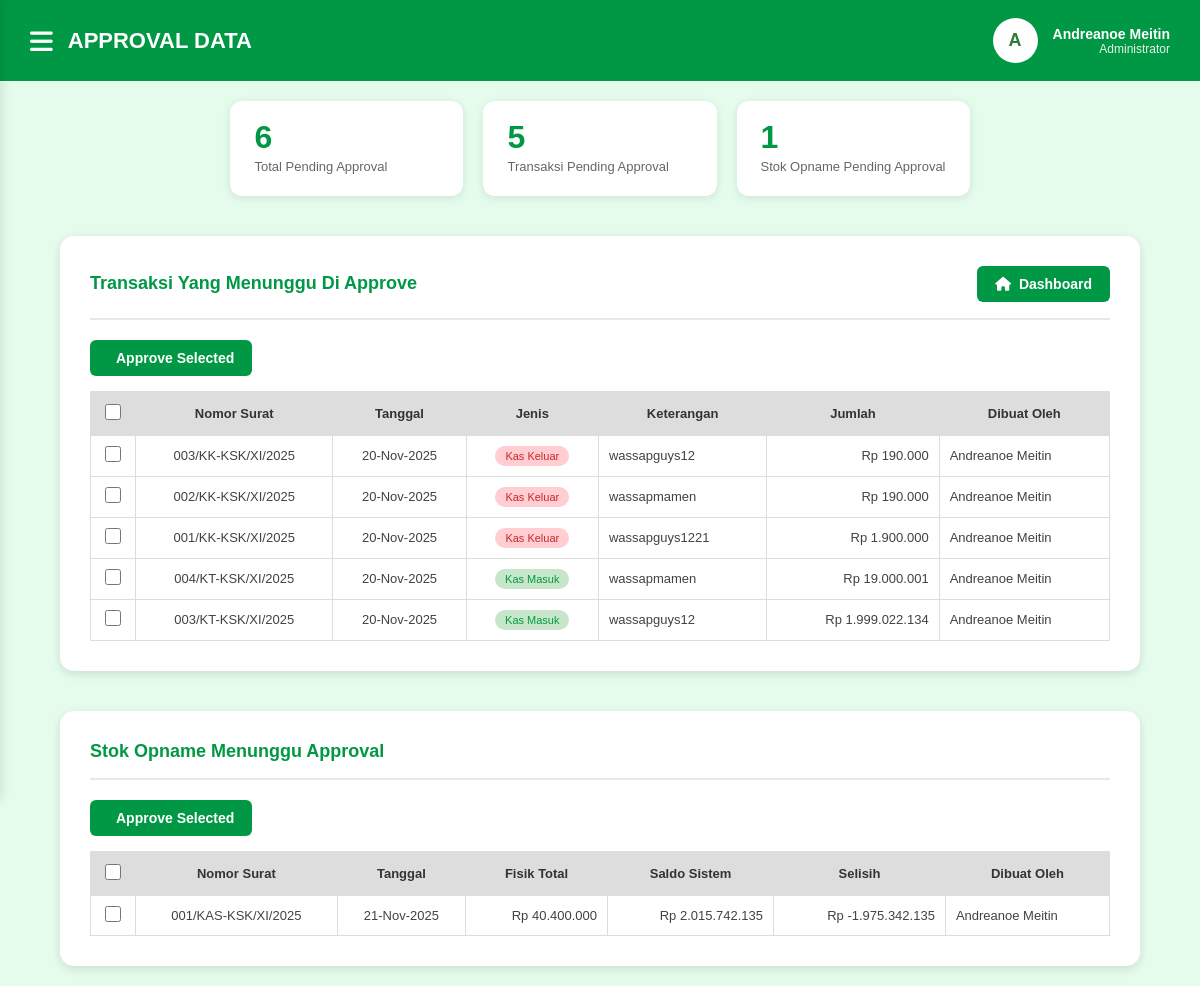
The page /approval.php (signed in) on the database as committed earlier.
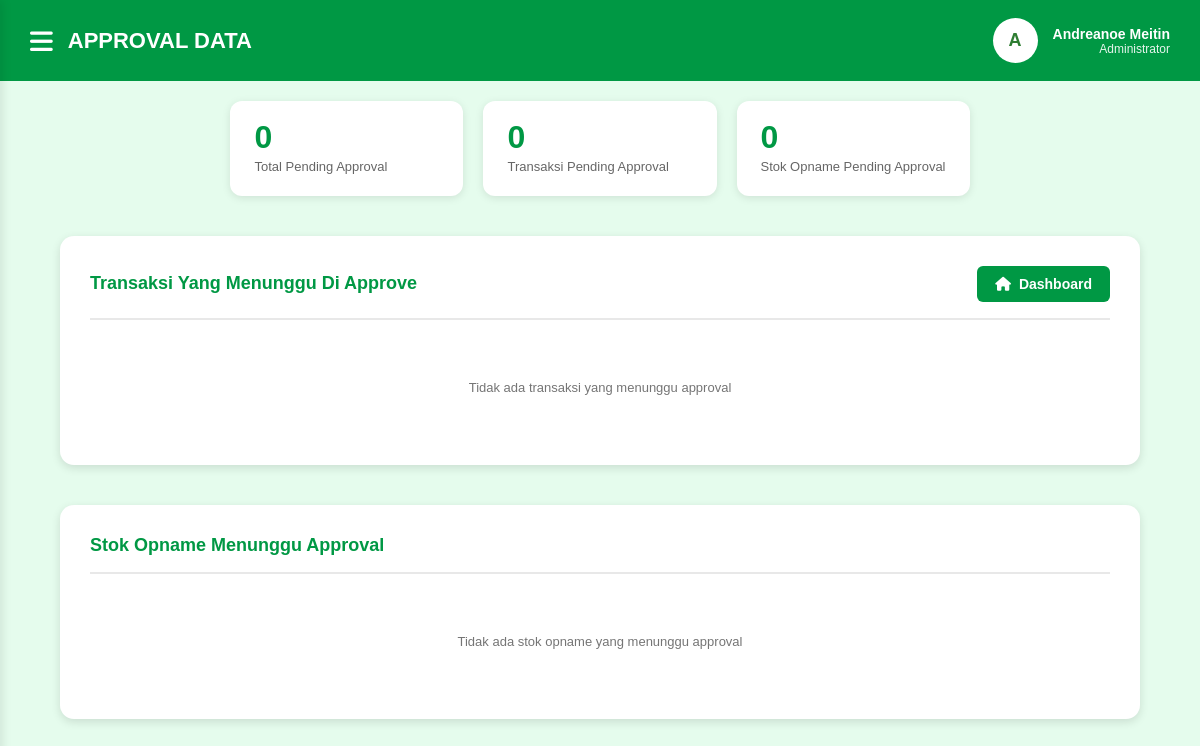
The same page on the database as committed later.
### tables this page shows
CREATE TABLE `transaksi` (
  `id` int(11) NOT NULL,
  `nomor_surat` varchar(50) DEFAULT NULL,
  `user_id` int(11) NOT NULL,
  `username` varchar(50) NOT NULL,
  `jenis_transaksi` enum('kas_terima','kas_keluar') NOT NULL,
  `nominal` decimal(15,2) NOT NULL,
  `keterangan` text DEFAULT NULL,
  `tanggal_transaksi` datetime DEFAULT current_timestamp()
);

CREATE TABLE `users` (
  `id` int(11) NOT NULL,
  `username` varchar(50) NOT NULL,
  `password` varchar(255) NOT NULL,
  `nama_lengkap` varchar(100) NOT NULL,
  `role` enum('Kasir','Administrator') NOT NULL,
  `created_at` timestamp NOT NULL DEFAULT current_timestamp()
);

CREATE TABLE `stok_opname` (
  `id` int(11) NOT NULL,
  `nomor_surat` varchar(50) DEFAULT NULL,
  `user_id` int(11) NOT NULL,
  `username` varchar(50) NOT NULL,
  `subtotal_fisik` decimal(15,2) DEFAULT 0.00,
  `bon_sementara` decimal(15,2) DEFAULT 0.00,
  `uang_rusak` decimal(15,2) DEFAULT 0.00,
  `materai` decimal(15,2) DEFAULT 0.00,
  `lainnya` decimal(15,2) DEFAULT 0.00,
  `keterangan_lainnya` text DEFAULT NULL,
  `fisik_total` decimal(15,2) NOT NULL,
  `saldo_sistem` decimal(15,2) NOT NULL,
  `selisih` decimal(15,2) NOT NULL,
  `tanggal_opname` datetime DEFAULT current_timestamp()
);

### approval.php (the view, shortened to what this page needs)
<?php
require_once 'config/conn_db.php';
$nama_lengkap = $_SESSION['nama_lengkap'];
$role = $_SESSION['role'] ?? 'Administrator';
$pending_transaksi = [];
$pending_stok = [];
$res_transaksi = mysqli_query($conn, "SELECT t.*, u.nama_lengkap as created_by_name FROM transaksi t LEFT JOIN users u ON t.user_id = u.id WHERE t.is_approved = 0 ORDER BY t.tanggal_transaksi DESC");
if ($res_transaksi){
    while ($r = mysqli_fetch_assoc($res_transaksi)){
        $pending_transaksi[] = $r;
    }
}
$res_stok = mysqli_query($conn, "SELECT s.*, u.nama_lengkap as created_by_name FROM stok_opname s LEFT JOIN users u ON s.user_id = u.id WHERE s.is_approved = 0 ORDER BY s.tanggal_opname DESC");
if ($res_stok){
    while ($r = mysqli_fetch_assoc($res_stok)){
        $pending_stok[] = $r;
    }
}
$total_pending = count($pending_transaksi) + count($pending_stok);
?>
<!DOCTYPE html>
<html lang="id">
<head>
    <link rel="stylesheet" href="https://cdnjs.cloudflare.com/ajax/libs/font-awesome/6.4.0/css/all.min.css">
</head>
<body>
    <div class="main-wrapper">
        <div class="header">
            <div class="header-left">
                <i class="fas fa-bars menu-burger" id="menuBurger"></i>
                <h1>APPROVAL DATA</h1>
            </div>
            <div class="user-info">
                <div class="user-avatar"><?php echo strtoupper(substr($nama_lengkap, 0, 1)); ?></div>
                <div class="user-details">
                    <div class="user-name"><?php echo htmlspecialchars($nama_lengkap); ?></div>
                    <div class="user-role"><?php echo htmlspecialchars(ucfirst($role)); ?></div>
                </div>
            </div>
        </div>
        <div class="content-wrapper">
            <div class="stats-container">
                <div class="stat-card">
                    <div class="stat-info">
                        <h3><?php echo $total_pending; ?></h3>
                        <p>Total Pending Approval</p>
                    </div>
                </div>
                <div class="stat-card">
                    <div class="stat-info">
                        <h3><?php echo count($pending_transaksi); ?></h3>
                        <p>Transaksi Pending Approval</p>
                    </div>
                </div>
                <div class="stat-card">
                    <div class="stat-info">
                        <h3><?php echo count($pending_stok); ?></h3>
                        <p>Stok Opname Pending Approval</p>
                    </div>
                </div>
            </div>
            <div class="container">
                <div class="section-header">
                    <h2 class="section-title">Transaksi Yang Menunggu Di Approve</h2>
                    <a href="dashboard.php" class="btn btn-primary">
                        <i class="fas fa-home"></i> Dashboard
                    </a>
                </div>
                <?php if (!empty($pending_transaksi)): ?>
                    <form method="POST" id="formTransaksi">
                        <div style="margin-bottom: 15px;">
                            <button type="submit" name="bulk_approve" class="btn btn-success">
                                <i class=""></i> Approve Selected
                            </button>
                        </div>
                        <div class="table-wrapper">
                            <table>
                                <thead>
                                    <tr>
                                        <th class="checkbox-col">
                                            <input type="checkbox" id="selectAllTransaksi"
                                                   onchange="toggleAll('transaksi', this.checked)">
                                        </th>
                                        <th>Nomor Surat</th>
                                        <th>Tanggal</th>
                                        <th>Jenis</th>
                                        <th>Keterangan</th>
                                        <th>Jumlah</th>
                                        <th>Dibuat Oleh</th>
                                    </tr>
                                </thead>
                                <tbody>
                                    <?php foreach ($pending_transaksi as $row): ?>
                                        <tr>
                                            <td class="checkbox-col">
                                                <input type="checkbox" name="approve_ids[]"
                                                       value="<?php echo $row['id']; ?>"
                                                       class="checkbox-transaksi">
                                            </td>
                                            <td style="text-align:center;"><?php echo htmlspecialchars($row['nomor_surat']); ?></td>
                                            <td style="text-align:center;"><?php echo date('d-M-Y', strtotime($row['tanggal_transaksi'])); ?></td>
                                            <td style="text-align:center;">
                                                <?php if ($row['jenis_transaksi'] === 'kas_terima'): ?>
                                                    <span class="badge badge-masuk">Kas Masuk</span>
                                                <?php else: ?>
                                                    <span class="badge badge-keluar">Kas Keluar</span>
                                                <?php endif; ?>
                                            </td>
                                            <td><?php echo htmlspecialchars($row['keterangan']); ?></td>
                                            <td style="text-align: right;">
                                                Rp <?php echo number_format($row['nominal'], 0, ',', '.'); ?>
                                            </td>
                                            <td><?php echo htmlspecialchars($row['created_by_name']); ?></td>
                                        </tr>
                                    <?php endforeach; ?>
                                </tbody>
                            </table>
                        </div>
                    </form>
                <?php else: ?>
                    <div class="empty-state">
                        <p>Tidak ada transaksi yang menunggu approval</p>
                    </div>
                <?php endif; ?>
            </div>
            <div class="container">
                <div class="section-header">
                    <h2 class="section-title">Stok Opname Menunggu Approval</h2>
                </div>
                <?php if (!empty($pending_stok)): ?>
                    <form method="POST" id="formStok">
                        <div style="margin-bottom: 15px;">
                            <button type="submit" name="bulk_approve" class="btn btn-success">
                                <i class=""></i> Approve Selected
                            </button>
                        </div>
                        <div class="table-wrapper">
                            <table>
                                <thead>
                                    <tr>
                                        <th class="checkbox-col">
                                            <input type="checkbox" id="selectAllStok"
                                                   onchange="toggleAll('stok', this.checked)">
                                        </th>
                                        <th>Nomor Surat</th>
                                        <th>Tanggal</th>
                                        <th>Fisik Total</th>
                                        <th>Saldo Sistem</th>
                                        <th>Selisih</th>
                                        <th>Dibuat Oleh</th>
                                    </tr>
                                </thead>
                                <tbody>
                                    <?php foreach ($pending_stok as $row): ?>
                                        <tr>
                                            <td class="checkbox-col">
                                                <input type="checkbox" name="approve_ids[]"
                                                       value="<?php echo $row['id']; ?>"
                                                       class="checkbox-stok">
                                            </td>
                                            <td style="text-align:center;"><?php echo htmlspecialchars($row['nomor_surat']); ?></td>
                                            <td style="text-align:center;"><?php echo date('d-M-Y', strtotime($row['tanggal_opname'])); ?></td>
                                            <td style="text-align: right;">
                                                Rp <?php echo number_format($row['fisik_total'], 0, ',', '.'); ?>
                                            </td>
                                            <td style="text-align: right;">
                                                Rp <?php echo number_format($row['saldo_sistem'], 0, ',', '.'); ?>
                                            </td>
                                            <td style="text-align: right;">
                                                Rp <?php echo number_format($row['selisih'], 0, ',', '.'); ?>
                                            </td>
                                            <td><?php echo htmlspecialchars($row['created_by_name']); ?></td>
                                        </tr>
                                    <?php endforeach; ?>
                                </tbody>
                            </table>
                        </div>
                    </form>
                <?php else: ?>
                    <div class="empty-state">
                        <p>Tidak ada stok opname yang menunggu approval</p>
                    </div>
                <?php endif; ?>
            </div>
        </body>

### approval.php (style rules this page uses)
* { margin: 0; padding: 0; box-sizing: border-box; }
body { font-family: Arial, sans-serif; background-color: #E5FCED; min-height: 100vh; display: flex; }
.main-wrapper { flex: 1; display: flex; flex-direction: column; width: 100%; }
.header { background-color: #009844; color: white; padding: 18px 30px; display: flex; justify-content: space-between; align-items: center; }
.header-left { display: flex; align-items: center; gap: 15px; }
.header h1 { font-size: 22px; font-weight: bold; }
.menu-burger { font-size: 26px; cursor: pointer; transition: transform 0.3s ease; }
.user-info { display: flex; align-items: center; gap: 15px; }
.user-avatar { width: 45px; height: 45px; background: white; border-radius: 50%; display: flex; align-items: center; justify-content: center; font-weight: bold; color: #2e7d32; font-size: 18px; }
.user-details { text-align: right; }
.user-name { font-weight: 600; font-size: 14px; }
.user-role { font-size: 12px; opacity: 0.9; }
.content-wrapper { flex: 1; display: flex; flex-direction: column; }
.stats-container { max-width: 1200px; margin: 20px auto; padding: 0 20px; display: grid; grid-template-columns: repeat(3, 1fr); gap: 20px; }
.stat-card { background: white; border-radius: 12px; padding: 20px 24px; box-shadow: 0 2px 8px rgba(0, 0, 0, 0.1); transition: all 0.3s ease; }
.stat-info h3 { font-size: 32px; color: #009844; font-weight: 700; margin-bottom: 6px; line-height: 1; }
.stat-info p { color: #666; font-size: 13px; line-height: 1.3; }
.container { width: 90%; max-width: 1200px; margin: 20px auto; background-color: white; padding: 30px; border-radius: 14px; box-shadow: 0 3px 10px rgba(0,0,0,0.12); }
.section-header { display: flex; justify-content: space-between; align-items: center; margin-bottom: 20px; padding-bottom: 16px; border-bottom: 2px solid #e8e8e8; }
.section-title { font-size: 18px; color: #009844; font-weight: 600; }
.btn { padding: 10px 18px; border-radius: 6px; cursor: pointer; font-weight: 600; border: none; transition: 0.25s; font-size: 14px; display: inline-flex; align-items: center; justify-content: center; gap: 8px; text-decoration: none; }
.btn-primary { background-color: #009844; color: white; }
.empty-state { text-align: center; padding: 40px 20px; color: #999; }
.empty-state p { font-size: 13px; color: #757575; }
.btn-success { background-color: #009844; color: white; }
.table-wrapper { overflow-x: auto; margin-top: 15px; }
table { width: 100%; border-collapse: collapse; background: white; border: 1px solid #ddd; }
thead { background: #DDDDDDFF; }
th { padding: 12px 10px; text-align: center; font-weight: 600; border: 1px solid #ddd; font-size: 13px; color: #333; }
td { padding: 10px; border: 1px solid #ddd; font-size: 13px; color: #424242; }
.checkbox-col { width: 45px; text-align: center; }
input[type="checkbox"] { width: 16px; height: 16px; cursor: pointer; accent-color: #009844; }
.badge { padding: 4px 10px; border-radius: 12px; font-size: 11px; font-weight: 500; display: inline-block; }
.badge-masuk { background: #c8e6c9; color: #009844; }
.badge-keluar { background: #ffcdd2; color: #c62828; }

Rows that differ between the two databases and show on the page:
removed transaksi: nomor_surat "003/KK-KSK/XI/2025", tanggal_transaksi "20-Nov-2025", jenis_transaksi "Kas Keluar", keterangan "wassapguys12", nominal "190.000", user.nama_lengkap "Andreanoe Meitin"
removed transaksi: nomor_surat "002/KK-KSK/XI/2025", tanggal_transaksi "20-Nov-2025", jenis_transaksi "Kas Keluar", keterangan "wassapmamen", nominal "190.000", user.nama_lengkap "Andreanoe Meitin"
removed transaksi: nomor_surat "001/KK-KSK/XI/2025", tanggal_transaksi "20-Nov-2025", jenis_transaksi "Kas Keluar", keterangan "wassapguys1221", nominal "1.900.000", user.nama_lengkap "Andreanoe Meitin"
removed transaksi: nomor_surat "004/KT-KSK/XI/2025", tanggal_transaksi "20-Nov-2025", jenis_transaksi "Kas Masuk", keterangan "wassapmamen", nominal "19.000.001", user.nama_lengkap "Andreanoe Meitin"
removed transaksi: nomor_surat "003/KT-KSK/XI/2025", tanggal_transaksi "20-Nov-2025", jenis_transaksi "Kas Masuk", keterangan "wassapguys12", nominal "1.999.022.134", user.nama_lengkap "Andreanoe Meitin"
removed stok_opname: nomor_surat "001/KAS-KSK/XI/2025", tanggal_opname "21-Nov-2025", fisik_total "40.400.000", saldo_sistem "2.015.742.135", selisih "-1.975.342.135", user.nama_lengkap "Andreanoe Meitin"
Other text that changed with them:
$total_pending: "6" → "0"
count($pending_transaksi): "5" → "0"
count($pending_stok): "1" → "0"
form field value: "☐" → (not shown)
text no longer shown: "Approve Selected Nomor Surat Tanggal Jenis Keterangan Jumlah Dibuat Oleh Approve Selected Nomor Surat Tanggal Fisik Total Saldo Sistem Selisih Dibuat Oleh"
text now shown: "Tidak ada transaksi yang menunggu approval Tidak ada stok opname yang menunggu approval"
